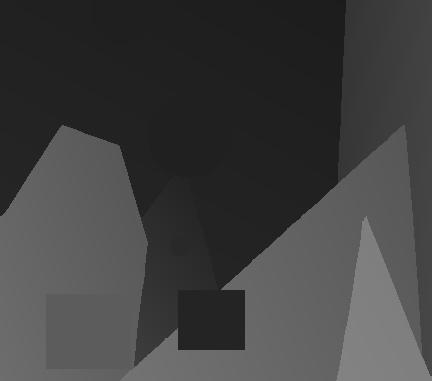
#> input picture images/disp2-barn1-noise-MCbR.png, 432 x 381 px; its folder holds only this picture in this run
$ python mcbr.py
#> lines starting #> are read from the running program, lines starting #| are printed output that depends on the picture; after the words box and inside, x2 and y2 are one past the last pixel; in counts of white or black regions, pixels touching at a corner belong together
### MCbR/mmdepth.py
# libraries
import numpy as np
import cv2

def dilation(map, size):
    height, width, channels =  map.shape
    auxMap = np.copy(map)

    for k in range(0, size):
        # B1
        for j in range(0, height):
            for i in range(0, width-1):
                if auxMap[j, i, 0] < auxMap[j, i+1, 0]:
                    auxMap[j, i, 0] = auxMap[j, i+1, 0]

        # B2
        for j in range(0, height-1):
            for i in range(0, width):
                if auxMap[j, i, 0] < auxMap[j+1, i, 0]:
                    auxMap[j, i, 0] = auxMap[j+1, i, 0]

        # B3
        for j in range(0, height):
            for i in range(width-1, 0, -1):
                if auxMap[j, i, 0] < auxMap[j, i-1, 0]:
                    auxMap[j, i, 0] = auxMap[j, i-1, 0]

        # B4
        for j in range(height-1, 0, -1):
            for i in range(0, width):
                if auxMap[j, i, 0] < auxMap[j-1, i, 0]:
                    auxMap[j, i, 0] = auxMap[j-1, i, 0]

    auxMap[:,:,1] = auxMap[:,:,0]
    auxMap[:,:,2] = auxMap[:,:,0]

    return auxMap

def erosion(map, size):
    height, width, channels =  map.shape
    auxMap = np.copy(map)

    auxMap = negativo(auxMap)
    auxMap = dilation(auxMap,size)
    auxMap = negativo(auxMap)

    return auxMap

# [7 lines left out: function opening, not called in this run]

def closing(map, size):
    auxMap = np.copy(map)

    auxMap = dilation(auxMap, size)
    auxMap = erosion(auxMap, size)

    return auxMap

# [254 lines left out: functions tophatW, tophatB, secuencial1, secuencial2, gradienteMorfologico, gradienteExterno and 12 more, not called in this run]

def negativo(map):
    height, width, channels =  map.shape
    auxMap = np.copy(map)

    for j in range(0, height):
        for i in range(0, width):
            auxMap[j, i, 0] = 255 - map[j, i, 0]

    auxMap[:,:,1] = auxMap[:,:,0]
    auxMap[:,:,2] = auxMap[:,:,0]

    return auxMap

# [13 lines left out: function threshold, not called in this run]

def noiseCount(img):
    height, width, channels =  img.shape

    counter = 0

    for j in range(0,height):
        for i in range(0, width):
            if (img[j,i,0] == 0):
                counter = 1 + counter

    print (counter)
    return counter

# [12 lines of commented-out code are left out]

# [17 lines left out: function highPass, not called in this run]

### MCbR/mcbr.py
#!/usr/bin/python

import mmdepth as mm
import numpy as np
import cv2

import glob

# Ask user for folder
# directory_name = raw_input("-> Directory name: ")
path = "../images/"

# Read depth images from database folder
images = glob.glob(path + '/*.png')
print (images)

for fname in images:
	# filter size
	# kernel = 2*size + 1
	size = 1

	# Read image
	imgOriginal = cv2.imread(fname)
#> imgOriginal is the input picture: shape (381, 432, 3); min 28, max 131, mean 64.3
	# imgOriginal = cv2.imread("cones-disp2.png")

	# Image negative
	# img = mm.negativo(imgOriginal)
	# cv2.imwrite("negativo.png", img)

	img = np.copy(imgOriginal)

	# Count white pixels
	noise = mm.noiseCount(img)
#| 0
#> noise = 0

	# Opening size 3x3
	imgProcesada = mm.closing(img, size)
#> after the loop in dilation, `for k in range(0, size):`:
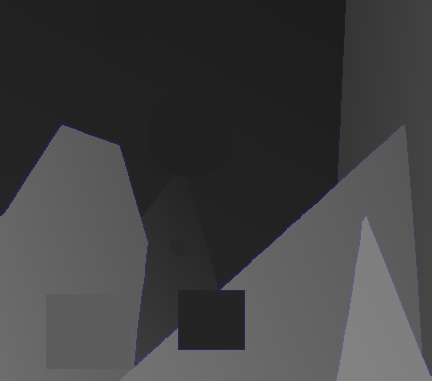
#> auxMap: shape (381, 432, 3); 9.94% of pixels changed, all inside (x1, y1, x2, y2) = (0, 0, 432, 381)
#> after the loop in negativo, `for j in range(0, height):`:
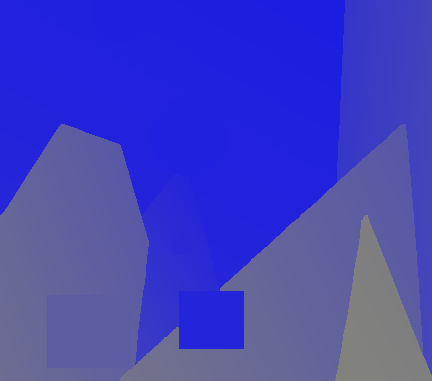
#> auxMap: shape (381, 432, 3); mean B, G, R 190.1, 64.9, 64.9
#> in negativo, `auxMap[:,:,1] = auxMap[:,:,0]`:
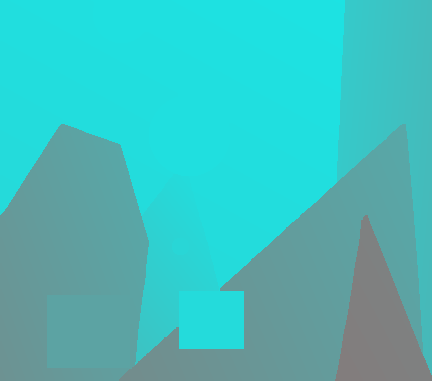
#> auxMap: shape (381, 432, 3); mean B, G, R 190.1, 190.1, 64.9
#> call 2 of dilation, with size = 1
#> after the loop in dilation (call 2), `for k in range(0, size):`:
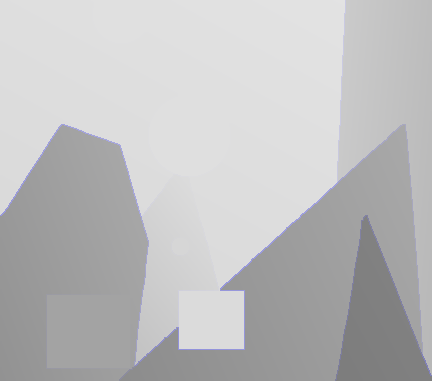
#> auxMap: shape (381, 432, 3); mean B, G, R 190.7, 190.1, 190.1
#> in dilation (call 2), `auxMap[:,:,2] = auxMap[:,:,0]`:
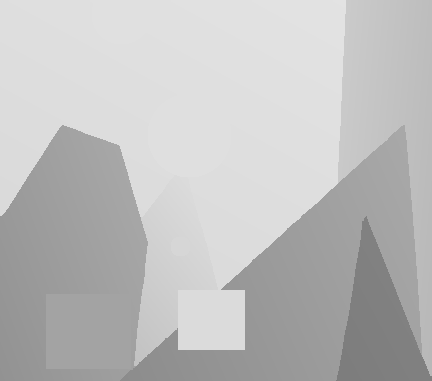
#> auxMap: shape (381, 432, 3); min 124, max 227, mean 190.7
#> after the loop in negativo (call 2), `for j in range(0, height):`:
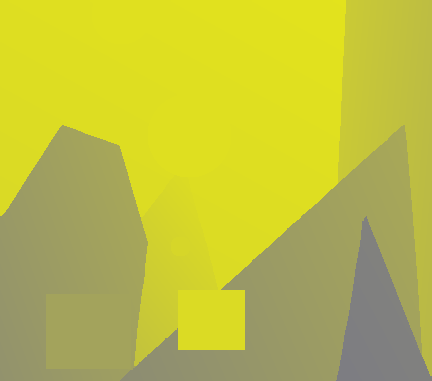
#> auxMap: shape (381, 432, 3); mean B, G, R 64.3, 190.7, 190.7
#> in negativo (call 2), `auxMap[:,:,1] = auxMap[:,:,0]`:
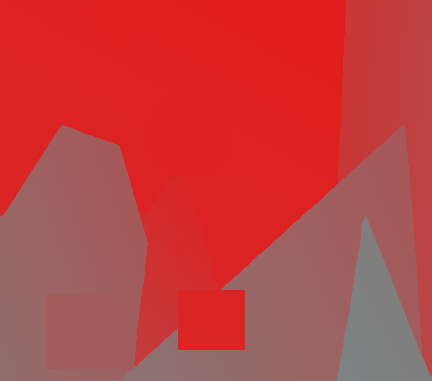
#> auxMap: shape (381, 432, 3); mean B, G, R 64.3, 64.3, 190.7
	cv2.imwrite(fname[0:len(fname)-4] + "-closing.png", imgProcesada)
	filtered = np.copy(imgProcesada)
	# Count white pixels
	noise = mm.noiseCount(imgProcesada)
#| 0

	while(noise):
		imgProcesada, marcador = mm.cerraduraReconstruccionM(imgProcesada, size)
		# cv2.imwrite("Cerradura R" + str(size) + ".png", imgProcesada)
		# cv2.imwrite("Marcador R" + str(size) + ".png", marcador)
		noise = mm.noiseCount(imgProcesada)
		size = size + 1
		filtered = mm.highPass(filtered, imgProcesada)
#> this loop made 0 passes
#> after the loop, size = 1

	# filtered = mm.negativo(filtered)
	cv2.imwrite(fname[0:len(fname)-4] + "-MCbR.png", filtered)
